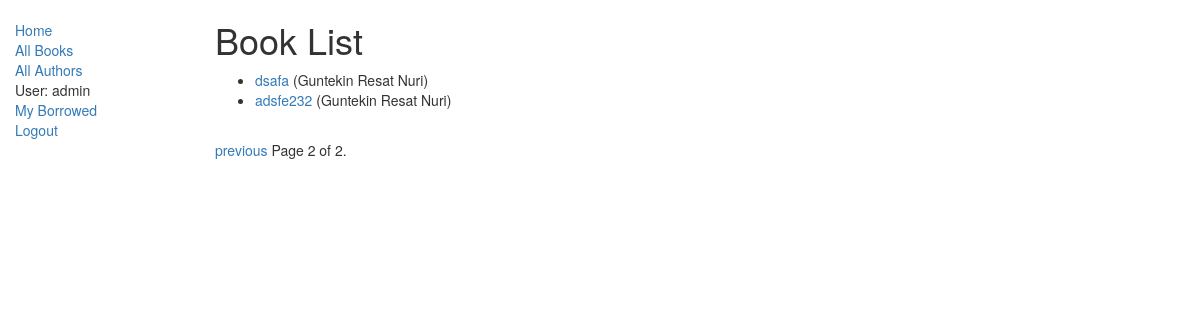
The app's page /catalog/books/?page=2 (signed in) with its own data.
### catalog/models.py (models this page shows, shortened)
class Book(models.Model):
	title = models.CharField(max_length=200)
	author = models.ForeignKey('Author', on_delete = models.SET_NULL, null = True)
	summary = models.TextField(max_length=1000, help_text='Enter a brief description of the book')
	isbn = models.CharField('ISBN', max_length=13, help_text='13 Character <a href = "https://www.isbn-international.org/content/what-isbn">ISBN number</a>')
	genre = models.ManyToManyField(Genre, help_text='Select a genre for this book')
	language = models.ForeignKey('Language', on_delete = models.SET_NULL, null=True)
	def display_genre(self):
		'''
		Creates a string for the Genre. This is required to diplay genre in Admin.
		'''
		return ' | '.join([genre.name for genre in self.genre.all()[:3] ])
	display_genre.short_description = 'Genre'
	def get_absolute_url(self):
		return reverse('book-detail', args=[str(self.id)])

class Author(models.Model):
	first_name = models.CharField(max_length=100)
	last_name = models.CharField(max_length=100)
	date_of_birth = models.DateField(null=True, blank=True)
	date_of_death = models.DateField('Died', null=True, blank=True)
	class Meta:
		ordering = ['last_name', 'first_name']
	def __str__(self):
		return '{0} {1}'.format(self.last_name, self.first_name)

### catalog/views.py (the view)
# urls.py: path('books/', views.BookListView.as_view(), name ='books'),
class BookListView(generic.ListView):
	model = Book
	paginate_by = 10

### catalog/templates/catalog/book_list.html
{% extends 'base_generic.html' %}
{% block content %}
	<h1>Book List</h1>
	{% if book_list %}
	<ul>
		{% for book in book_list %}
		<li>
			<a href="{{ book.get_absolute_url }}">{{ book.title }}</a> ({{book.author}})
		</li>
		{% endfor %}
	</ul>
	{% else %}
		<p>There are no books in the library.</p>
	{% endif %}
{% endblock %}

### catalog/templates/base_generic.html (shortened to what this page needs)
	<!DOCTYPE html>
<html lang="en">
<head>
	<link rel="stylesheet" type="text/css" href="https://maxcdn.bootstrapcdn.com/bootstrap/3.3.7/css/bootstrap.min.css">
  	{% load static %}
  	<link rel="stylesheet" type="text/css" href="{% static 'css/styles.css' %}">
</head>
<body>
	<div class="container-fluid">
		<div class="row">
			<div class="col-sm-2">
				{% block sidebar %}
				<ul class="sidebar-nav">
					<li><a href="{% url 'index' %}">Home</a></li>
					<li><a href="{% url 'books' %}">All Books</a></li>
					<li><a href="">All Authors</a></li>
					{% if user.is_authenticated %}
						<li>User: {{ user.get_username }}</li>
						<li><a href="{% url 'my-borrowed' %}">My Borrowed</a></li>
						<li><a href="{% url 'logout'%}?next={{request.path}}">Logout</a></li>
					{% else %}
						<li><a href="{% url 'login'%}?next={{request.path}}">Login</a></li>
					{% endif %}
				</ul>
				{% endblock %}
			</div>
			<div class="col-sm-10">
				{% block content %}{% endblock %}
				{% block pagination %}
  {% if is_paginated %}
      <div class="pagination">
          <span class="page-links">
              {% if page_obj.has_previous %}
                  <a href="{{ request.path }}?page={{ page_obj.previous_page_number }}">previous</a>
              {% endif %}
              <span class="page-current">
                  Page {{ page_obj.number }} of {{ page_obj.paginator.num_pages }}.
              </span>
          </span>
      </div>
  {% endif %}
{% endblock %}
			</div>
		</div>
	</div>
</body>
</html>

### catalog/static/styles.css (style rules this page uses)
.sidebar-nav { margin-top: 20px; padding: 0; list-style: none; }

### records on screen
Book: title "dsafa", author "Guntekin Resat Nuri"
Book: title "adsfe232", author "Guntekin Resat Nuri"

### other values on screen
{{ user.get_username }} "admin"
{{ page_obj.number }} "2"
{{ page_obj.paginator.num_pages }} "2"
